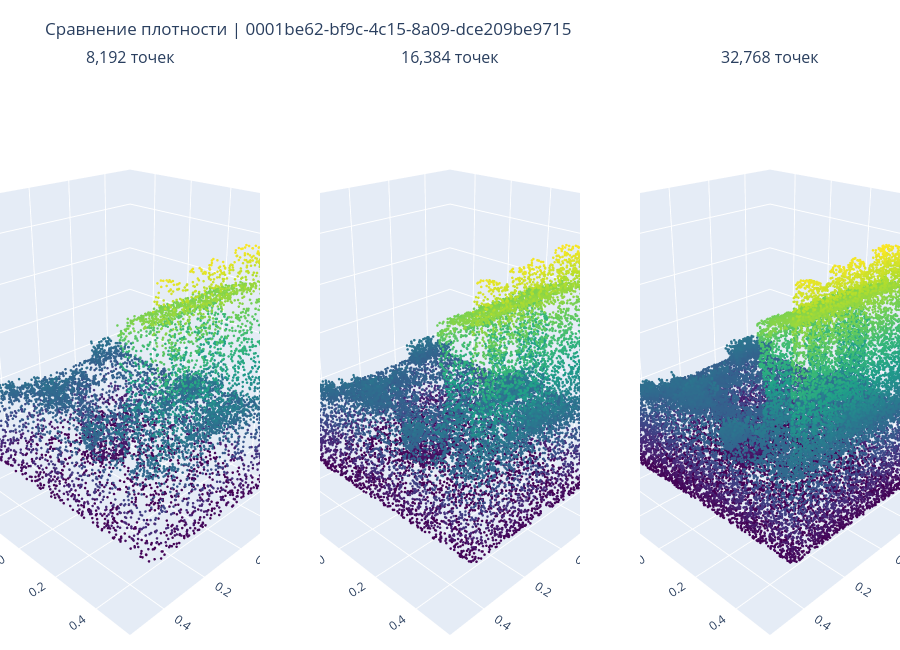

Source (notebook cell):
### Code cell
import plotly.graph_objects as go
from plotly.subplots import make_subplots

comparison_camera = {
    "eye": {
        "x": 1.5,
        "y": 1.5,
        "z": 1.0,
    },
    "up": {
        "x": 0,
        "y": 0,
        "z": 1,
    },
}

density_figure = make_subplots(
    rows=1,
    cols=3,
    specs=[[
        {"type": "scene"},
        {"type": "scene"},
        {"type": "scene"},
    ]],
    subplot_titles=[
        f"{count:,} точек"
        for count in POINT_COUNTS
    ],
)

for column, num_points in enumerate(POINT_COUNTS, start=1):
    points = density_samples[num_points]["points"]

    density_figure.add_trace(
        go.Scatter3d(
            x=points[:, 0],
            y=points[:, 1],
            z=points[:, 2],
            mode="markers",
            marker={
                "size": 1.5,
                "color": points[:, 2],
                "colorscale": "Viridis",
                "cmin": -0.5,
                "cmax": 0.5,
                "opacity": 1.0,
            },
            showlegend=False,
            hovertemplate=(
                "x: %{x:.3f}<br>"
                "y: %{y:.3f}<br>"
                "z: %{z:.3f}"
                "<extra></extra>"
            ),
        ),
        row=1,
        col=column,
    )

density_figure.update_scenes(
    camera=comparison_camera,
    aspectmode="cube",
    xaxis={"range": [-0.55, 0.55]},
    yaxis={"range": [-0.55, 0.55]},
    zaxis={"range": [-0.55, 0.55]},
)

density_figure.update_layout(
    title=f"Сравнение плотности | {geometry_item_id}",
    height=650,
    margin={"l": 0, "r": 0, "b": 0, "t": 70},
)

density_figure.show()

### Figure 1 — Plotly figure (JSON) as saved in the notebook; plotly's stock layout.template omitted (floating-point values rounded to 4 significant figures; data arrays with more than 128 entries replaced by an {"elided": "..."} marker saying what was removed)
{"data": [{"hovertemplate": "x: %{x:.3f}<br>y: %{y:.3f}<br>z: %{z:.3f}<extra></extra>", "marker": {"cmax": 0.5, "cmin": -0.5, "color": {"elided": "8192 float values"}, "colorscale": [[0, "#440154"], [0.1111, "#482878"], [0.2222, "#3e4989"], [0.3333, "#31688e"], [0.4444, "#26828e"], [0.5556, "#1f9e89"], [0.6667, "#35b779"], [0.7778, "#6ece58"], [0.8889, "#b5de2b"], [1, "#fde725"]], "opacity": 1, "size": 1.5}, "mode": "markers", "scene": "scene", "showlegend": false, "type": "scatter3d", "x": {"elided": "8192 float values"}, "y": {"elided": "8192 float values"}, "z": {"elided": "8192 float values"}}, {"hovertemplate": "x: %{x:.3f}<br>y: %{y:.3f}<br>z: %{z:.3f}<extra></extra>", "marker": {"cmax": 0.5, "cmin": -0.5, "color": {"elided": "16384 float values"}, "colorscale": [[0, "#440154"], [0.1111, "#482878"], [0.2222, "#3e4989"], [0.3333, "#31688e"], [0.4444, "#26828e"], [0.5556, "#1f9e89"], [0.6667, "#35b779"], [0.7778, "#6ece58"], [0.8889, "#b5de2b"], [1, "#fde725"]], "opacity": 1, "size": 1.5}, "mode": "markers", "scene": "scene2", "showlegend": false, "type": "scatter3d", "x": {"elided": "16384 float values"}, "y": {"elided": "16384 float values"}, "z": {"elided": "16384 float values"}}, {"hovertemplate": "x: %{x:.3f}<br>y: %{y:.3f}<br>z: %{z:.3f}<extra></extra>", "marker": {"cmax": 0.5, "cmin": -0.5, "color": {"elided": "32768 float values"}, "colorscale": [[0, "#440154"], [0.1111, "#482878"], [0.2222, "#3e4989"], [0.3333, "#31688e"], [0.4444, "#26828e"], [0.5556, "#1f9e89"], [0.6667, "#35b779"], [0.7778, "#6ece58"], [0.8889, "#b5de2b"], [1, "#fde725"]], "opacity": 1, "size": 1.5}, "mode": "markers", "scene": "scene3", "showlegend": false, "type": "scatter3d", "x": {"elided": "32768 float values"}, "y": {"elided": "32768 float values"}, "z": {"elided": "32768 float values"}}], "layout": {"annotations": [{"font": {"size": 16}, "showarrow": false, "text": "8,192 точек", "x": 0.1444, "xanchor": "center", "xref": "paper", "y": 1, "yanchor": "bottom", "yref": "paper"}, {"font": {"size": 16}, "showarrow": false, "text": "16,384 точек", "x": 0.5, "xanchor": "center", "xref": "paper", "y": 1, "yanchor": "bottom", "yref": "paper"}, {"font": {"size": 16}, "showarrow": false, "text": "32,768 точек", "x": 0.8556, "xanchor": "center", "xref": "paper", "y": 1, "yanchor": "bottom", "yref": "paper"}], "height": 650, "margin": {"b": 0, "l": 0, "r": 0, "t": 70}, "scene": {"aspectmode": "cube", "camera": {"eye": {"x": 1.5, "y": 1.5, "z": 1}, "up": {"x": 0, "y": 0, "z": 1}}, "domain": {"x": [0, 0.2889], "y": [0, 1]}, "xaxis": {"range": [-0.55, 0.55]}, "yaxis": {"range": [-0.55, 0.55]}, "zaxis": {"range": [-0.55, 0.55]}}, "scene2": {"aspectmode": "cube", "camera": {"eye": {"x": 1.5, "y": 1.5, "z": 1}, "up": {"x": 0, "y": 0, "z": 1}}, "domain": {"x": [0.3556, 0.6444], "y": [0, 1]}, "xaxis": {"range": [-0.55, 0.55]}, "yaxis": {"range": [-0.55, 0.55]}, "zaxis": {"range": [-0.55, 0.55]}}, "scene3": {"aspectmode": "cube", "camera": {"eye": {"x": 1.5, "y": 1.5, "z": 1}, "up": {"x": 0, "y": 0, "z": 1}}, "domain": {"x": [0.7111, 1], "y": [0, 1]}, "xaxis": {"range": [-0.55, 0.55]}, "yaxis": {"range": [-0.55, 0.55]}, "zaxis": {"range": [-0.55, 0.55]}}, "title": {"text": "Сравнение плотности | 0001be62-bf9c-4c15-8a09-dce209be9715"}}}
